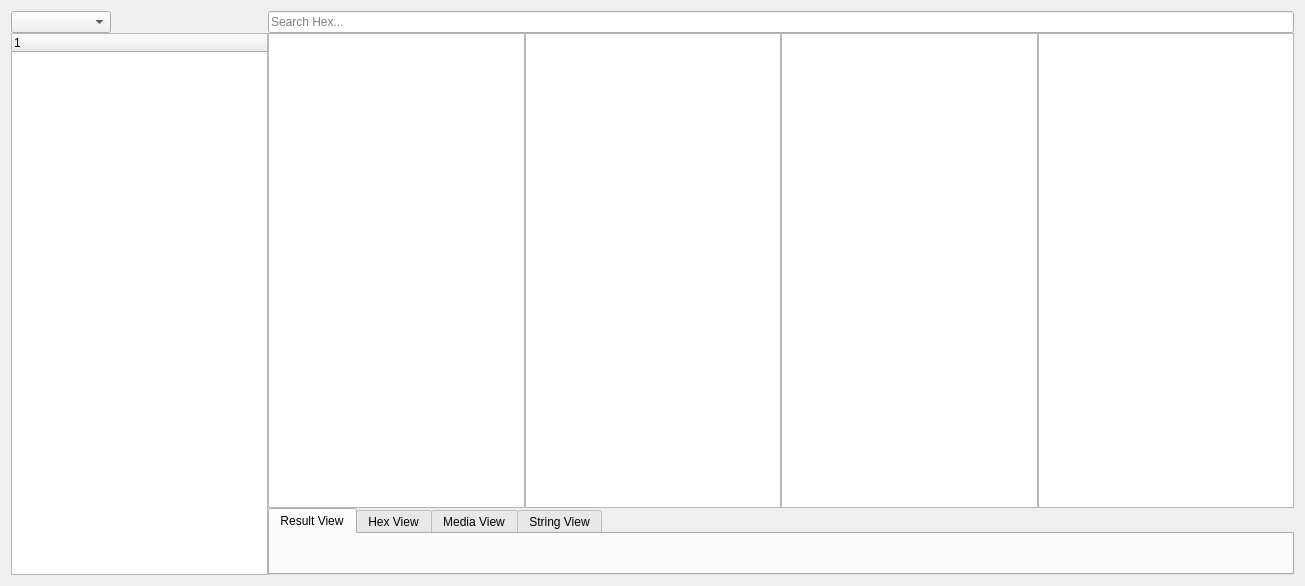
<?xml version="1.0" encoding="UTF-8"?>
<ui version="4.0">
 <class>HexView</class>
 <widget class="QWidget" name="HexView">
  <property name="geometry">
   <rect>
    <x>0</x>
    <y>0</y>
    <width>1305</width>
    <height>586</height>
   </rect>
  </property>
  <property name="windowTitle">
   <string>Form</string>
  </property>
  <layout class="QGridLayout" name="gridLayout">
   <item row="0" column="0">
    <widget class="QSplitter" name="splitter_3">
     <property name="sizePolicy">
      <sizepolicy hsizetype="Expanding" vsizetype="Preferred">
       <horstretch>0</horstretch>
       <verstretch>0</verstretch>
      </sizepolicy>
     </property>
     <property name="orientation">
      <enum>Qt::Orientation::Horizontal</enum>
     </property>
     <property name="handleWidth">
      <number>0</number>
     </property>
     <widget class="QWidget" name="layoutWidget">
      <layout class="QVBoxLayout" name="verticalLayout_7" stretch="0,0">
       <property name="spacing">
        <number>0</number>
       </property>
       <item>
        <widget class="QComboBox" name="comboBox">
         <property name="sizePolicy">
          <sizepolicy hsizetype="Fixed" vsizetype="Fixed">
           <horstretch>0</horstretch>
           <verstretch>0</verstretch>
          </sizepolicy>
         </property>
         <property name="minimumSize">
          <size>
           <width>100</width>
           <height>0</height>
          </size>
         </property>
        </widget>
       </item>
       <item>
        <widget class="QTreeWidget" name="treeWidget_4">
         <property name="sizePolicy">
          <sizepolicy hsizetype="Expanding" vsizetype="Expanding">
           <horstretch>0</horstretch>
           <verstretch>0</verstretch>
          </sizepolicy>
         </property>
         <column>
          <property name="text">
           <string notr="true">1</string>
          </property>
         </column>
        </widget>
       </item>
      </layout>
     </widget>
     <widget class="QSplitter" name="splitter_2">
      <property name="sizePolicy">
       <sizepolicy hsizetype="Expanding" vsizetype="Preferred">
        <horstretch>0</horstretch>
        <verstretch>0</verstretch>
       </sizepolicy>
      </property>
      <property name="orientation">
       <enum>Qt::Orientation::Horizontal</enum>
      </property>
      <property name="handleWidth">
       <number>0</number>
      </property>
      <widget class="QSplitter" name="splitter">
       <property name="sizePolicy">
        <sizepolicy hsizetype="Expanding" vsizetype="Expanding">
         <horstretch>3</horstretch>
         <verstretch>0</verstretch>
        </sizepolicy>
       </property>
       <property name="lineWidth">
        <number>1</number>
       </property>
       <property name="orientation">
        <enum>Qt::Orientation::Vertical</enum>
       </property>
       <property name="handleWidth">
        <number>0</number>
       </property>
       <widget class="QWidget" name="verticalLayoutWidget">
        <layout class="QVBoxLayout" name="verticalLayout_3" stretch="0,0">
         <property name="spacing">
          <number>0</number>
         </property>
         <property name="sizeConstraint">
          <enum>QLayout::SizeConstraint::SetMaximumSize</enum>
         </property>
         <item>
          <widget class="QLineEdit" name="lineEdit_3">
           <property name="placeholderText">
            <string>Search Hex...</string>
           </property>
           <property name="clearButtonEnabled">
            <bool>true</bool>
           </property>
          </widget>
         </item>
         <item>
          <layout class="QHBoxLayout" name="horizontalLayout_4">
           <item>
            <widget class="QPlainTextEdit" name="plainTextEdit_2"/>
           </item>
           <item>
            <widget class="QPlainTextEdit" name="plainTextEdit_4"/>
           </item>
           <item>
            <widget class="QPlainTextEdit" name="plainTextEdit_3"/>
           </item>
           <item>
            <widget class="QPlainTextEdit" name="plainTextEdit"/>
           </item>
          </layout>
         </item>
        </layout>
       </widget>
       <widget class="QTabWidget" name="tabWidget">
        <property name="sizePolicy">
         <sizepolicy hsizetype="Expanding" vsizetype="Expanding">
          <horstretch>0</horstretch>
          <verstretch>0</verstretch>
         </sizepolicy>
        </property>
        <property name="currentIndex">
         <number>0</number>
        </property>
        <widget class="QWidget" name="tab_5">
         <attribute name="title">
          <string>Result View</string>
         </attribute>
        </widget>
        <widget class="QWidget" name="tab_6">
         <attribute name="title">
          <string>Hex View</string>
         </attribute>
        </widget>
        <widget class="QWidget" name="tab_7">
         <attribute name="title">
          <string>Media View</string>
         </attribute>
        </widget>
        <widget class="QWidget" name="tab_8">
         <attribute name="title">
          <string>String View</string>
         </attribute>
        </widget>
       </widget>
      </widget>
     </widget>
    </widget>
   </item>
  </layout>
 </widget>
 <resources/>
 <connections/>
</ui>
